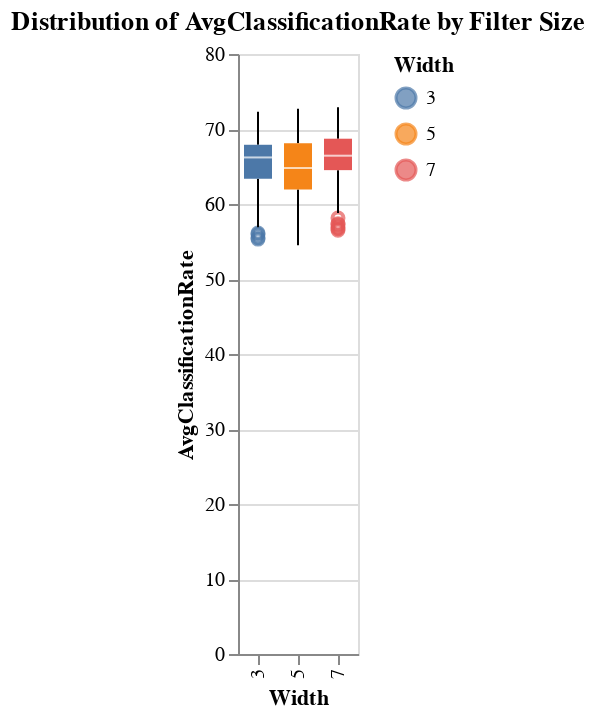

Notebook source saved alongside this figure:
### Code cell
chart = alt.Chart(df).mark_boxplot().encode(
    x='Width:N',
    y='AvgClassificationRate:Q',
    color='Width:N'
).properties(
    title='Distribution of AvgClassificationRate by Filter Size'
)
chart

### Figure 1 — Vega-Lite specification as saved in the notebook (floating-point values rounded to 4 significant figures; data arrays with more than 128 entries replaced by an {"elided": "..."} marker saying what was removed)
{"config": {"view": {"continuousWidth": 300, "continuousHeight": 300}}, "data": {"name": "data-7fa984a1a1fab2569f735dde080d4541"}, "mark": {"type": "boxplot"}, "encoding": {"color": {"field": "Width", "type": "nominal"}, "x": {"field": "Width", "type": "nominal"}, "y": {"field": "AvgClassificationRate", "type": "quantitative"}}, "title": "Distribution of AvgClassificationRate by Filter Size", "$schema": "https://vega.github.io/schema/vega-lite/v5.20.1.json", "datasets": {"data-7fa984a1a1fab2569f735dde080d4541": {"elided": "297 records"}}}
